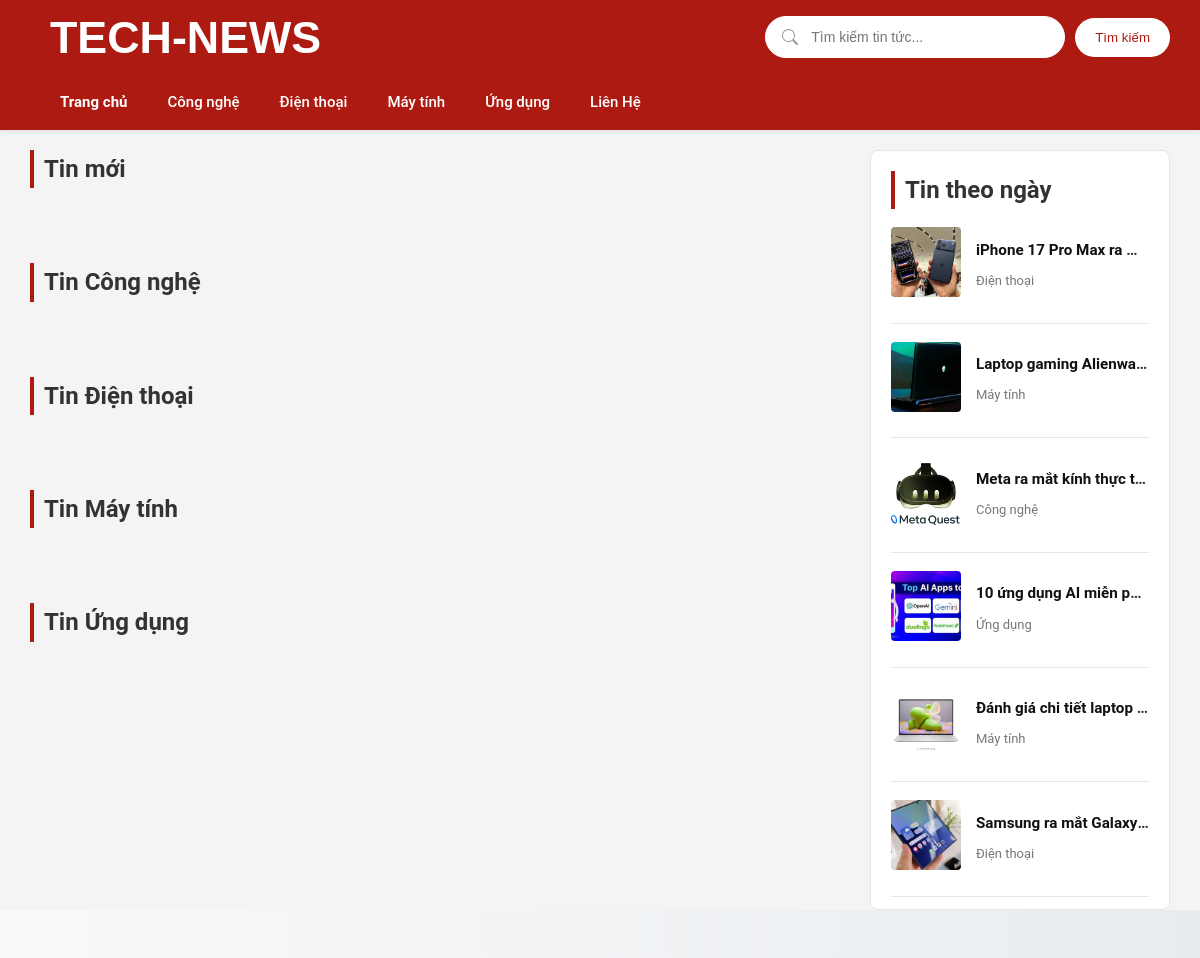
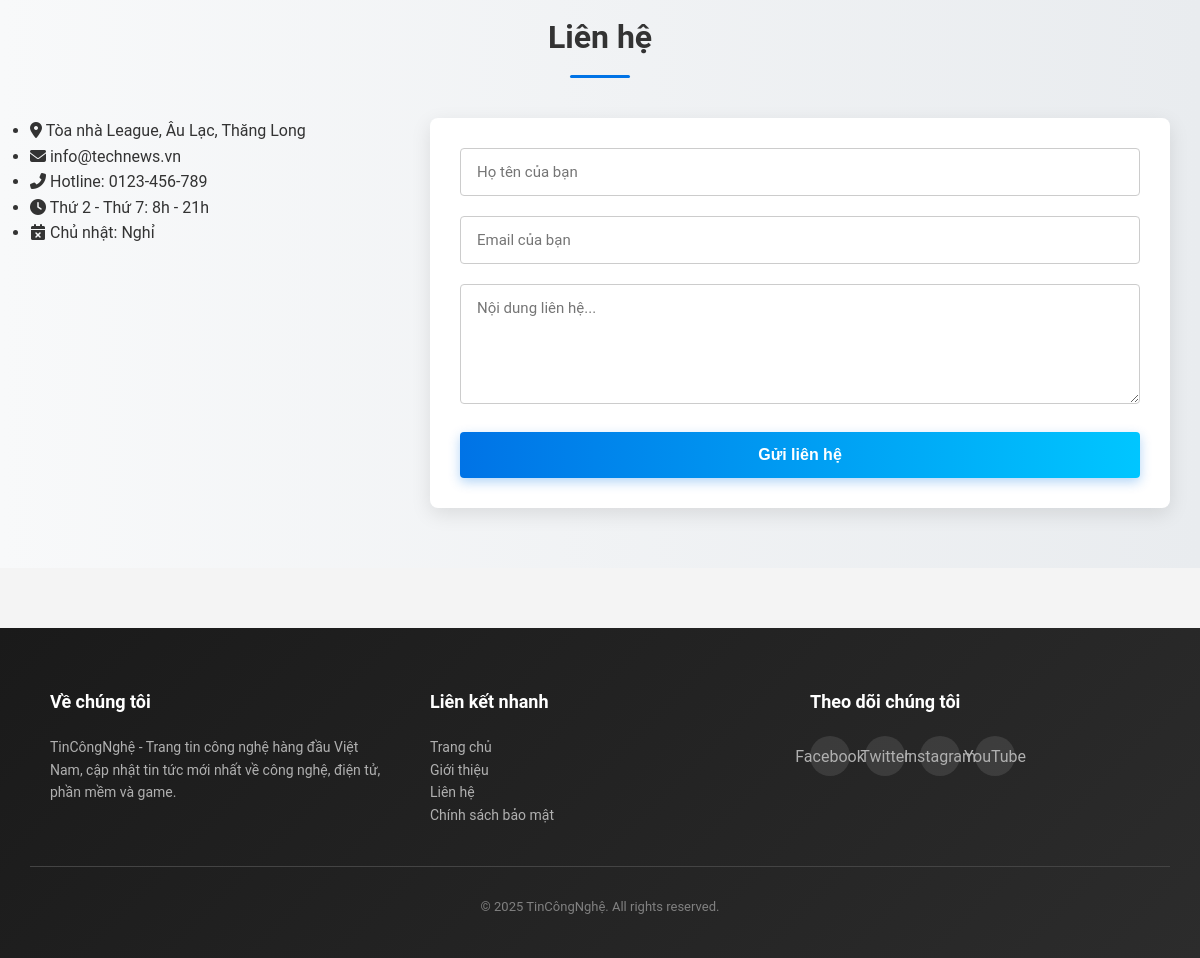
The page / on the database its author committed (2 pictures, top to bottom).
### tables this page shows
CREATE TABLE `linhvuc` (
  `id` int(11) NOT NULL,
  `ten_linhvuc` varchar(255) NOT NULL,
  `mo_ta` text,
  `ngay_tao` datetime DEFAULT CURRENT_TIMESTAMP
);

CREATE TABLE `baiviet` (
  `id` int(11) NOT NULL,
  `tieu_de` varchar(255) NOT NULL,
  `mo_ta_ngan` text,
  `hinh_anh` varchar(255) DEFAULT NULL,
  `id_linhvuc` int(11) DEFAULT NULL,
  `id_tacgia` int(11) DEFAULT NULL,
  `ngay_dang` datetime DEFAULT CURRENT_TIMESTAMP
);

### functions.php (called while the page is built, shortened)
<?php
function fetchAll(mysqli $conn, string $sql, string $types = '', array $params = []): array {
    $stmt = $conn->prepare($sql);
    if ($types && $params) {
        $stmt->bind_param($types, ...$params);
    }
    $stmt->execute();
    $result = $stmt->get_result();
    return $result ? $result->fetch_all(MYSQLI_ASSOC) : [];
}
function getMenuItems(mysqli $conn): array {
    return fetchAll($conn, "SELECT id, ten_linhvuc FROM linhvuc ORDER BY id ASC LIMIT 5");
}
?>

### index.php (the view, shortened to what this page needs)
<?php
include 'functions.php';
$menu_items = getMenuItems($conn);
$sidebar_posts = fetchAll($conn, "
    SELECT b.id, b.tieu_de, b.hinh_anh, l.ten_linhvuc
    FROM baiviet b
    LEFT JOIN linhvuc l ON b.id_linhvuc = l.id
    ORDER BY b.ngay_dang DESC
    LIMIT 10
");
$categories = fetchAll($conn, "SELECT id, ten_linhvuc FROM linhvuc ORDER BY id ASC LIMIT 5");
?>
<!DOCTYPE html>
<html lang="vi">
<head>
  <link rel="stylesheet" href="style.css">
  <link rel="stylesheet" href="https://cdnjs.cloudflare.com/ajax/libs/font-awesome/6.4.0/css/all.min.css">
</head>
<body <?php
?>>
<header class="header">
  <div class="container">
    <div class="header-top">
      <div class="logo"><h1>Tech-News</h1></div>
      <form class="search-box" action="search.php" method="GET">
        <input type="text" name="q" placeholder="Tìm kiếm tin tức...">
        <button type="submit">Tìm kiếm</button>
      </form>
    </div>
    <nav class="main-menu">
  <ul>
    <li><a href="index.php" class="active">Trang chủ</a></li>
    <?php foreach ($menu_items as $item): ?>
        <li><a href="#linhvuc-<?= $item['id'] ?>"><?= htmlspecialchars($item['ten_linhvuc']) ?></a></li>
    <?php endforeach; ?>
     <li class="nav-item">
        <a href="#contact" class="nav-link">Liên Hệ</a>
      </li>
  </ul>
</nav>
  </div>
</header>
<main>
  <div class="main-content">
    <section class="center-content">
        <h2 class="section-title">Tin mới</h2>
        <?php foreach ($categories as $cat): ?>
          <section id="linhvuc-<?= $cat['id'] ?>">
            <h2 class="section-title" style="margin-top:30px">Tin <?= htmlspecialchars($cat['ten_linhvuc']) ?></h2>
          </section> <?php endforeach; ?>
    </section>
    <aside class="right-sidebar">
        <h2 class="section-title">Tin theo ngày</h2>
        <?php foreach ($sidebar_posts as $row): ?>
          <div class="hot-item">
            <a href="chitiet.php?id=<?= $row['id'] ?>">
              <img src="<?= htmlspecialchars($row['hinh_anh']) ?>" alt="<?= htmlspecialchars($row['tieu_de']) ?>" class="hot-thumb">
            </a>
            <div class="hot-info">
              <h4><a href="chitiet.php?id=<?= $row['id'] ?>"><?= htmlspecialchars($row['tieu_de']) ?></a></h4>
              <span class="news-meta"><?= htmlspecialchars($row['ten_linhvuc']) ?></span>
            </div>
          </div>
        <?php endforeach; ?>
    </aside>
  </div>
</main>
<section class="contact-section" id="contact">
    <div class="container">
    <h2 class="section-title">Liên hệ</h2>
    <div class="contact-content">
      <div class="contact-info">
        <ul>
          <li><i class="fas fa-map-marker-alt"></i> Tòa nhà League, Âu Lạc, Thăng Long</li>
          <li><i class="fas fa-envelope"></i> info@technews.vn</li>
          <li><i class="fas fa-phone-alt"></i> Hotline: 0123-456-789</li>
          <li><i class="fas fa-clock"></i> Thứ 2 - Thứ 7: 8h - 21h</li>
          <li><i class="fas fa-calendar-times"></i> Chủ nhật: Nghỉ</li>
        </ul>
      </div>
      <div class="contact-form">
        <form action="send_contact.php" method="post">
          <input type="text" name="name" placeholder="Họ tên của bạn" required>
          <input type="email" name="email" placeholder="Email của bạn" required>
          <textarea name="message" placeholder="Nội dung liên hệ..." required></textarea>
          <button type="submit" class="submit-button">Gửi liên hệ</button>
        </form>
      </div>
    </div>
  </div>
</section>
<footer class="footer">
    <div class="container">
    <div class="footer-content">
      <div class="footer-section">
        <h4>Về chúng tôi</h4>
        <p>TinCôngNghệ - Trang tin công nghệ hàng đầu Việt Nam, cập nhật tin tức mới nhất về công nghệ, điện tử, phần mềm và game.</p>
      </div>
      <div class="footer-section">
        <h4>Liên kết nhanh</h4>
        <ul>
          <li><a href="#">Trang chủ</a></li>
          <li><a href="#">Giới thiệu</a></li>
          <li><a href="#">Liên hệ</a></li>
          <li><a href="#">Chính sách bảo mật</a></li>
        </ul>
      </div>
      <div class="footer-section">
        <h4>Theo dõi chúng tôi</h4>
        <div class="social-links">
          <a href="#">Facebook</a>
          <a href="#">Twitter</a>
          <a href="#">Instagram</a>
          <a href="#">YouTube</a>
        </div>
      </div>
    </div>
    <div class="footer-bottom">
      <p>&copy; <?= date('Y') ?> TinCôngNghệ. All rights reserved.</p>
    </div>
  </div>
</footer>
</body>
</html>

### rows shown on the page
linhvuc: ten_linhvuc "Công nghệ"
linhvuc: ten_linhvuc "Điện thoại"
linhvuc: ten_linhvuc "Máy tính"
linhvuc: ten_linhvuc "Ứng dụng"
baiviet: hinh_anh (picture), tieu_de "iPhone 17 Pro Max ra…", id_linhvuc.ten_linhvuc "Điện thoại"
baiviet: hinh_anh (picture), tieu_de "Laptop gaming Alienwa…", id_linhvuc.ten_linhvuc "Máy tính"
baiviet: hinh_anh (picture), tieu_de "Meta ra mắt kính thực t…", id_linhvuc.ten_linhvuc "Công nghệ"
baiviet: hinh_anh (picture), tieu_de "10 ứng dụng AI miễn p…", id_linhvuc.ten_linhvuc "Ứng dụng"
baiviet: hinh_anh (picture), tieu_de "Đánh giá chi tiết laptop…", id_linhvuc.ten_linhvuc "Máy tính"
baiviet: hinh_anh (picture), tieu_de "Samsung ra mắt Galaxy…", id_linhvuc.ten_linhvuc "Điện thoại"
